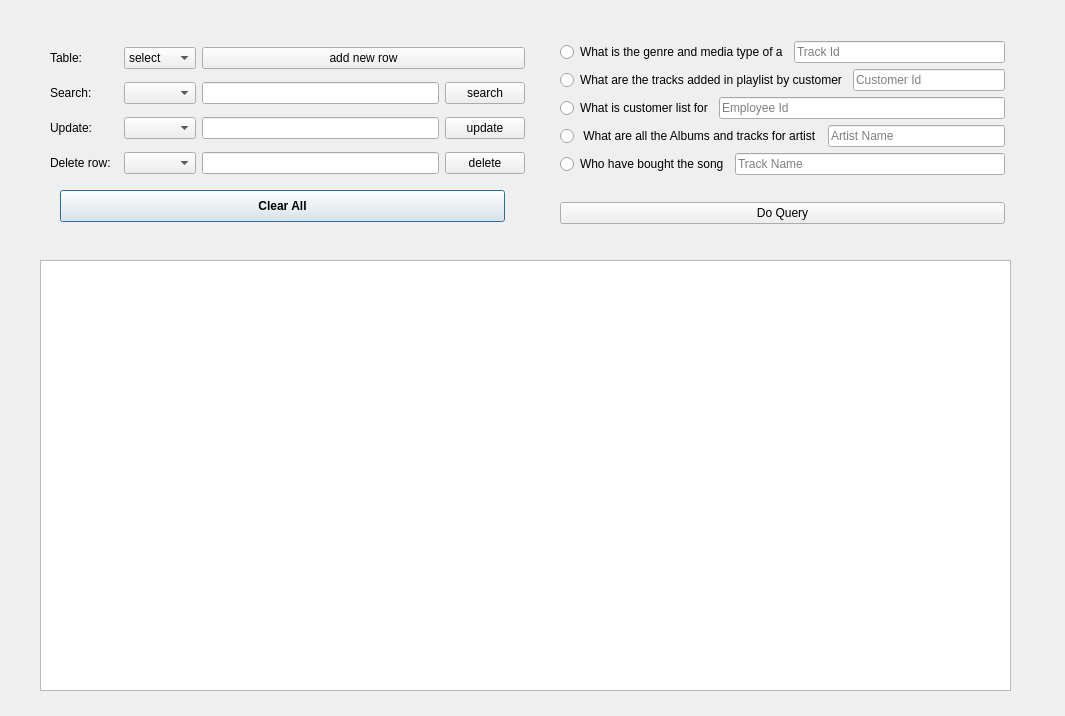
<?xml version="1.0" encoding="UTF-8"?>
<ui version="4.0">
 <class>Update</class>
 <widget class="QDialog" name="Update">
  <property name="geometry">
   <rect>
    <x>0</x>
    <y>0</y>
    <width>1065</width>
    <height>716</height>
   </rect>
  </property>
  <property name="windowTitle">
   <string>Dialog</string>
  </property>
  <widget class="QTableWidget" name="tableWidget">
   <property name="geometry">
    <rect>
     <x>40</x>
     <y>260</y>
     <width>971</width>
     <height>431</height>
    </rect>
   </property>
  </widget>
  <widget class="QWidget" name="layoutWidget">
   <property name="geometry">
    <rect>
     <x>560</x>
     <y>20</y>
     <width>445</width>
     <height>226</height>
    </rect>
   </property>
   <layout class="QVBoxLayout" name="verticalLayout_2">
    <item>
     <layout class="QVBoxLayout" name="verticalLayout">
      <item>
       <layout class="QHBoxLayout" name="horizontalLayout">
        <item>
         <widget class="QRadioButton" name="radioButton">
          <property name="text">
           <string>What is the genre and media type of a</string>
          </property>
         </widget>
        </item>
        <item>
         <widget class="QLineEdit" name="lineEdit">
          <property name="text">
           <string/>
          </property>
          <property name="placeholderText">
           <string>Track Id</string>
          </property>
         </widget>
        </item>
       </layout>
      </item>
      <item>
       <layout class="QHBoxLayout" name="horizontalLayout_2">
        <item>
         <widget class="QRadioButton" name="radioButton_2">
          <property name="text">
           <string>What are the tracks added in playlist by customer</string>
          </property>
         </widget>
        </item>
        <item>
         <widget class="QLineEdit" name="lineEdit_2">
          <property name="placeholderText">
           <string>Customer Id</string>
          </property>
         </widget>
        </item>
       </layout>
      </item>
      <item>
       <layout class="QHBoxLayout" name="horizontalLayout_3">
        <item>
         <widget class="QRadioButton" name="radioButton_3">
          <property name="text">
           <string>What is customer list for</string>
          </property>
         </widget>
        </item>
        <item>
         <widget class="QLineEdit" name="lineEdit_3">
          <property name="placeholderText">
           <string>Employee Id</string>
          </property>
         </widget>
        </item>
       </layout>
      </item>
      <item>
       <layout class="QHBoxLayout" name="horizontalLayout_4">
        <item>
         <widget class="QRadioButton" name="radioButton_4">
          <property name="text">
           <string> What are all the Albums and tracks for artist</string>
          </property>
         </widget>
        </item>
        <item>
         <widget class="QLineEdit" name="lineEdit_4">
          <property name="text">
           <string/>
          </property>
          <property name="placeholderText">
           <string>Artist Name</string>
          </property>
         </widget>
        </item>
       </layout>
      </item>
      <item>
       <layout class="QHBoxLayout" name="horizontalLayout_5">
        <item>
         <widget class="QRadioButton" name="radioButton_5">
          <property name="text">
           <string>Who have bought the song</string>
          </property>
         </widget>
        </item>
        <item>
         <widget class="QLineEdit" name="lineEdit_5">
          <property name="placeholderText">
           <string>Track Name</string>
          </property>
         </widget>
        </item>
       </layout>
      </item>
     </layout>
    </item>
    <item>
     <widget class="QPushButton" name="query_pushButton">
      <property name="text">
       <string>Do Query</string>
      </property>
      <property name="autoDefault">
       <bool>true</bool>
      </property>
      <property name="default">
       <bool>false</bool>
      </property>
     </widget>
    </item>
   </layout>
  </widget>
  <widget class="QWidget" name="layoutWidget">
   <property name="geometry">
    <rect>
     <x>50</x>
     <y>40</y>
     <width>475</width>
     <height>143</height>
    </rect>
   </property>
   <layout class="QGridLayout" name="gridLayout">
    <item row="2" column="1">
     <widget class="QComboBox" name="update_comboBox"/>
    </item>
    <item row="2" column="0">
     <widget class="QLabel" name="label_2">
      <property name="text">
       <string>Update:</string>
      </property>
     </widget>
    </item>
    <item row="2" column="2">
     <widget class="QLineEdit" name="update_lineEdit"/>
    </item>
    <item row="1" column="1">
     <widget class="QComboBox" name="search_comboBox"/>
    </item>
    <item row="1" column="2">
     <widget class="QLineEdit" name="search_lineEdit"/>
    </item>
    <item row="0" column="0">
     <widget class="QLabel" name="label">
      <property name="text">
       <string>Table:</string>
      </property>
     </widget>
    </item>
    <item row="0" column="1">
     <widget class="QComboBox" name="table_comboBox">
      <item>
       <property name="text">
        <string>select</string>
       </property>
      </item>
     </widget>
    </item>
    <item row="1" column="3">
     <widget class="QPushButton" name="search_pushButton">
      <property name="text">
       <string>search</string>
      </property>
     </widget>
    </item>
    <item row="1" column="0">
     <widget class="QLabel" name="label_3">
      <property name="text">
       <string>Search:</string>
      </property>
     </widget>
    </item>
    <item row="3" column="1">
     <widget class="QComboBox" name="delete_comboBox"/>
    </item>
    <item row="3" column="0">
     <widget class="QLabel" name="label_4">
      <property name="text">
       <string>Delete row:  </string>
      </property>
     </widget>
    </item>
    <item row="3" column="2">
     <widget class="QLineEdit" name="delete_lineEdit"/>
    </item>
    <item row="2" column="3">
     <widget class="QPushButton" name="update_pushButton">
      <property name="text">
       <string>update</string>
      </property>
     </widget>
    </item>
    <item row="3" column="3">
     <widget class="QPushButton" name="delete_pushButton">
      <property name="text">
       <string>delete</string>
      </property>
     </widget>
    </item>
    <item row="0" column="2" colspan="2">
     <widget class="QPushButton" name="add_pushButton">
      <property name="text">
       <string>add new row</string>
      </property>
     </widget>
    </item>
   </layout>
  </widget>
  <widget class="QPushButton" name="clear_pushButton">
   <property name="geometry">
    <rect>
     <x>60</x>
     <y>190</y>
     <width>445</width>
     <height>32</height>
    </rect>
   </property>
   <property name="font">
    <font>
     <weight>75</weight>
     <bold>true</bold>
    </font>
   </property>
   <property name="text">
    <string>Clear All</string>
   </property>
   <property name="autoDefault">
    <bool>false</bool>
   </property>
   <property name="default">
    <bool>true</bool>
   </property>
  </widget>
  <widget class="QLabel" name="none_label">
   <property name="geometry">
    <rect>
     <x>50</x>
     <y>230</y>
     <width>491</width>
     <height>16</height>
    </rect>
   </property>
   <property name="text">
    <string/>
   </property>
  </widget>
 </widget>
 <resources/>
 <connections/>
</ui>
